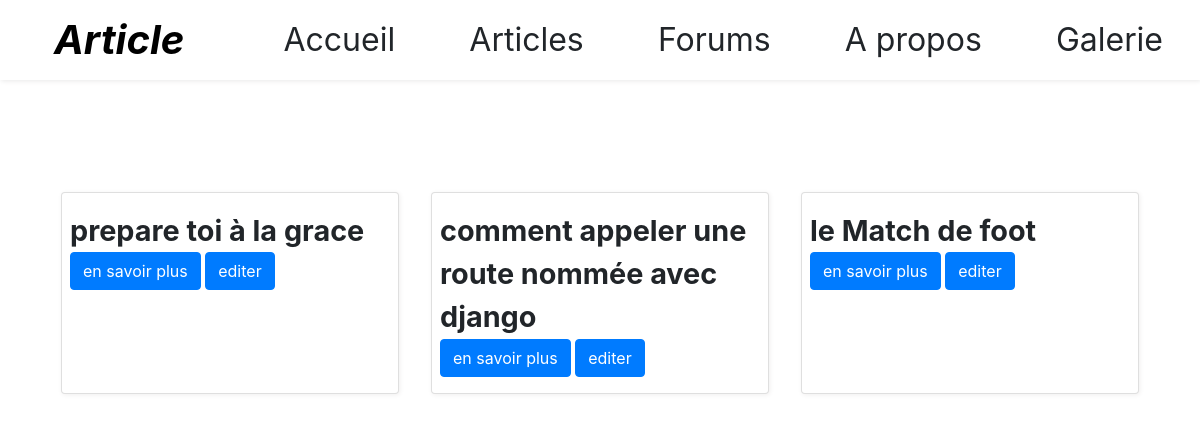
/, run on an earlier commit of the app's database.
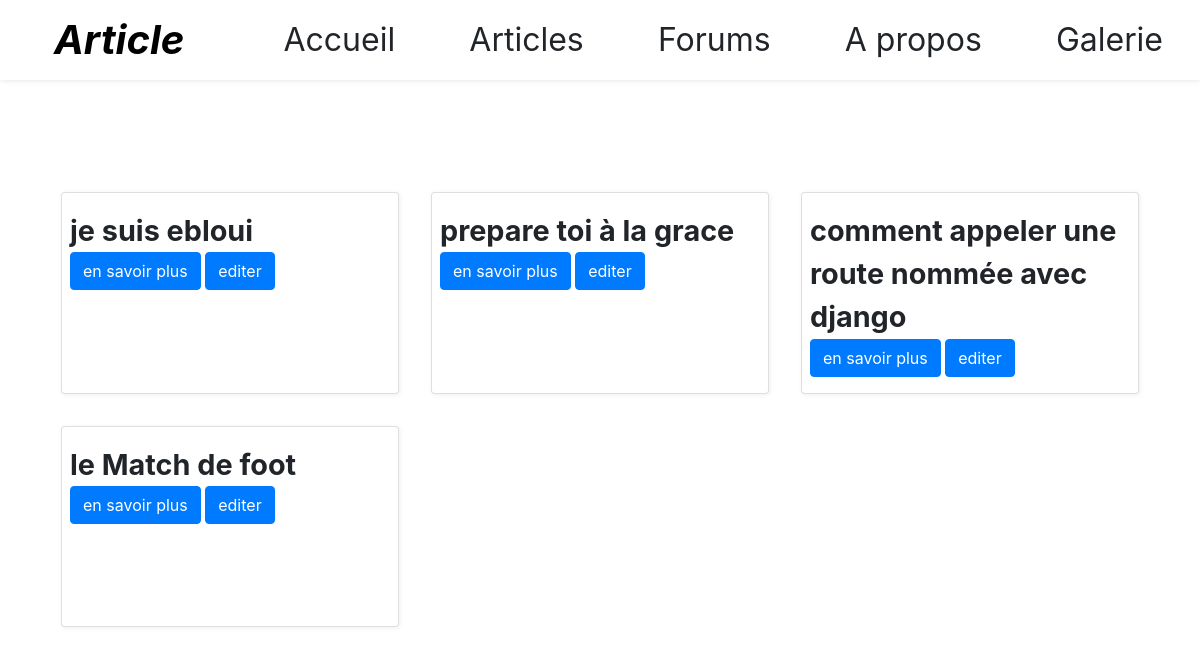
And on a later commit of the database.
### blog/models.py (models this page shows)
class Article(models.Model):
    title = models.CharField(max_length=100)
    content = models.TextField(null=True)
    date = models.DateTimeField(auto_now_add=True)

### blog/views.py (the view)
# urls.py: 2. Add a URL to urlpatterns:  path('', views.home, name='home')
def home(request):
    articles = Article.objects.order_by('-date')
    return render(request, 'index.html', {"articles": articles})

### blog/templates/index.html (shortened to what this page needs)
{% extends 'layouts/base.html' %}
{% block 'content' %}
<div class="container marge-top-12">
    <div class="grid-3">
        {%  for article in articles  %}
        <div class="card marge2">
            <div class="cards  my-2 p-2">
                <div class="title">{{article.title}}</div>
                <div class="btn btn-primary"> <a href="article/{{article.id}}" class="text-white">en savoir plus </a> </div>
                <div class="btn btn-primary">  <a href="article/{{article.id}}/edit" class="text-white"> editer</a> </div>
            </div>
        </div>
       {% endfor %}
    </div>
</div>
{%endblock%}

What changed in the data, as far as the page shows it:
added Article: title "je suis ebloui"
